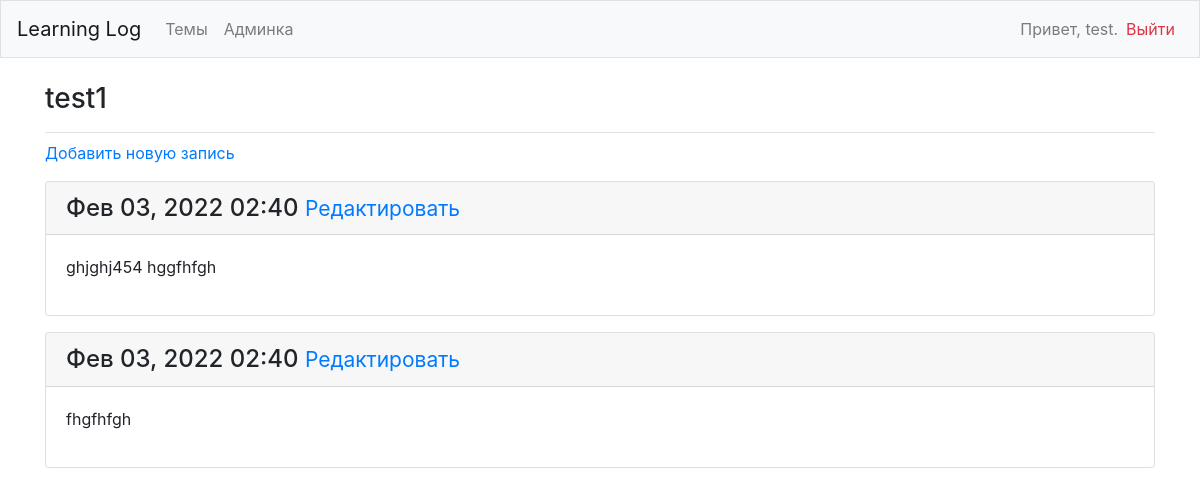
The app's page /topics/8/ (signed in) with its own data.
### learning_logs/models.py (models this page shows, shortened)
class Topic(models.Model):
    text = models.CharField(max_length=200)
    date_added = models.DateTimeField(auto_now_add=True)
    owner = models.ForeignKey(User, on_delete=models.CASCADE)
    def __str__(self):
        return self.text

class Entry(models.Model):
    topic = models.ForeignKey(Topic, on_delete=models.CASCADE)
    text = models.TextField()
    date_added = models.DateTimeField(auto_now_add=True)
    class Meta:
        verbose_name_plural = 'entries'

### learning_logs/views.py (the view)
# urls.py: path('topics/<int:topic_id>/', views.topic, name='topic'),
@login_required
def topic(request, topic_id):
    topic = Topic.objects.get(id=topic_id)
    if topic.owner != request.user:
        raise Http404
    entries = topic.entry_set.order_by('-date_added')
    context = {'topic': topic, 'entries': entries}
    return render(request, 'learning_logs/topic.html', context)

### learning_logs/templates/learning_logs/topic.html
{% extends 'learning_logs/base.html' %}
{% block page_header %}
    <h3>{{ topic }}</h3>
{% endblock page_header %}
{% block content %}
    <p>
        <a href="{% url 'learning_logs:new_entry' topic.id %}">
            Добавить новую запись</a>
    </p>
    {% for entry in entries %}
        <div class="card mb-3">
            <h4 class="card-header">
                {{ entry.date_added|date:'M d, Y H:i' }}
                <small><a href="{% url 'learning_logs:edit_entry' entry.id %}">
                    Редактировать</a></small>
            </h4>
            <div class="card-body">
                {{ entry.text|linebreaks }}
            </div>
        </div>
    {% empty %}
        <p>В этой теме пока нет записей</p>
    {% endfor %}
{% endblock content %}

### learning_logs/templates/learning_logs/base.html (shortened to what this page needs)
{% load bootstrap4 %}
<!doctype html>
<html lang="ru">
    <head>
        {% bootstrap_css %}
    </head>
    <body>
        <nav class="navbar navbar-expand-md navbar-light bg-light mb-4 border">
            <a class="navbar-brand" href="{% url 'learning_logs:index'%}">Learning Log</a>
            <div class="collapse navbar-collapse" id="navbarCollapse">
                <ul class="navbar-nav mr-auto">
                    <li class="nav-item">
                        <a class="nav-link" href="{% url 'learning_logs:topics'%}">Темы</a></li>
                    <li class="nav-item">
                        <a class="nav-link" href="{% url 'admin:index'%}">Админка</a></li>
                </ul>
                <ul class="navbar-nav ml-auto">
                    {% if user.is_authenticated %}
                        <li class="nav-item">
                            <span class="navbar-text">Привет, {{ user.username }}.</span>
                        </li>
                        <li class="nav-item">
                            <a class="nav-link text-danger" href="{% url 'users:logout' %}">Выйти</a>
                        </li>
                    {% else %}
                        <li class="nav-item">
                            <a class="nav-link" href="{% url 'users:register' %}">Регистрация</a>
                        </li>
                        <li class="nav-item">
                            <a class="nav-link" href="{% url 'users:login' %}">Войти</a></li>
                    {% endif %}
                </ul>
            </div>
        </nav>
        <main role="main" class="container">
            <div class="pb-2 mb-2 border-bottom">
                {% block page_header %}{% endblock page_header %}
            </div>
            <div>
                {% block content %}{% endblock content %}
            </div>
        </main>
    </body>
</html>

### records on screen
Topic: text "test1"
Entry: date_added "Фев 03, 2022 02:40", text "ghjghj454 hggfhfgh"
Entry: date_added "Фев 03, 2022 02:40", text "fhgfhfgh"

### other values on screen
{{ user.username }} "test"
